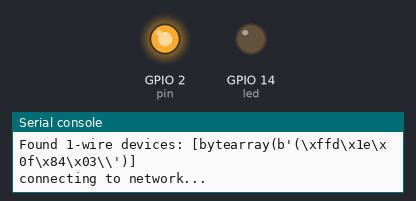
Bench run of a program on a simulated ESP8266 board running MicroPython. On the bench: output pins drawn as LEDs (lit = HIGH), the last lines printed to the serial console. WiFi joins after 1.5 s.

Above: at 0.2 s.
At 1.7 s:
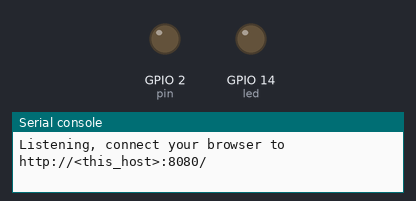
Timing chart, 0 to 3.2 s (numbered marks = the images above):
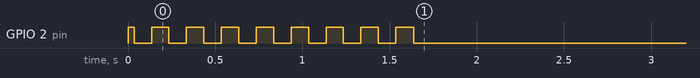

The program:

main.py
```python
import network
import time
from machine import Pin
import onewire, ds18x20
try:
    import usocket as socket
except:
    import socket

print('Http webserver startup code')
pin = Pin(2, Pin.OUT)
pin.value(1)

led = Pin(14, Pin.OUT)
led.off()

# the device is on GPIO12
dat = Pin(12)

# create the onewire object
ds = ds18x20.DS18X20(onewire.OneWire(dat))

# scan for devices on the bus
roms = ds.scan()
print('Found 1-wire devices:', roms)


sta_if = network.WLAN(network.STA_IF)
if not sta_if.isconnected():
    print('connecting to network...')
    sta_if.active(True)
    sta_if.connect('Bubuka', 'gyroshusisalival2016')
    while not sta_if.isconnected():
        pin.value(0)
        time.sleep(0.1)
        pin.value(1)
        time.sleep(0.1)
    pin.value(1)
print('network config:', sta_if.ifconfig())

f = open('index.html','r')
CONTENT = b"""\
HTTP/1.0 200 OK
Content-Type: text/html
Connection: Closed

""" + f.read()
f.close()

def main(micropython_optimize=True):
    global temp
    s = socket.socket()

    # Binding to all interfaces - server will be accessible to other hosts!
    ai = socket.getaddrinfo("0.0.0.0", 8080)
    print("Bind address info:", ai)
    addr = ai[0][-1]

    s.setsockopt(socket.SOL_SOCKET, socket.SO_REUSEADDR, 1)
    s.bind(addr)
    s.listen(5)
    pin.value(0)
    print("Listening, connect your browser to http://<this_host>:8080/")

    counter = 0
    while True:
        res = s.accept()
        client_sock = res[0]
        client_addr = res[1]
        print("Client address:", client_addr)
        print("Client socket:", client_sock)

        if not micropython_optimize:
            # To read line-oriented protocol (like HTTP) from a socket (and
            # avoid short read problem), it must be wrapped in a stream (aka
            # file-like) object. That's how you do it in CPython:
            client_stream = client_sock.makefile("rwb")
        else:
            # .. but MicroPython socket objects support stream interface
            # directly, so calling .makefile() method is not required. If
            # you develop application which will run only on MicroPython,
            # especially on a resource-constrained embedded device, you
            # may take this shortcut to save resources.
            client_stream = client_sock

        print("Request:")
        pin.value(1)
        time.sleep(0.2)
        pin.value(0)
        time.sleep(0.1)
        pin.value(1)
        time.sleep(0.2)
        pin.value(0)
        req = client_stream.readline()
        print(req)
        while True:
            h = client_stream.readline()
            if h == b"" or h == b"\r\n":
                break
            print(h)
        ledOn = req.decode('utf-8').find('ledON')
        ledOff = req.decode('utf-8').find('ledOFF')
        if ledOn > 0:
            led.on()
        if ledOff > 0:
            led.off()
        ds.convert_temp()
        time.sleep_ms(750)
        for rom in roms:
            temp = ds.read_temp(rom)
        client_stream.write(CONTENT % round(temp, 1))

        client_stream.close()
        if not micropython_optimize:
            client_sock.close()
        counter += 1
        print()


main()
```
